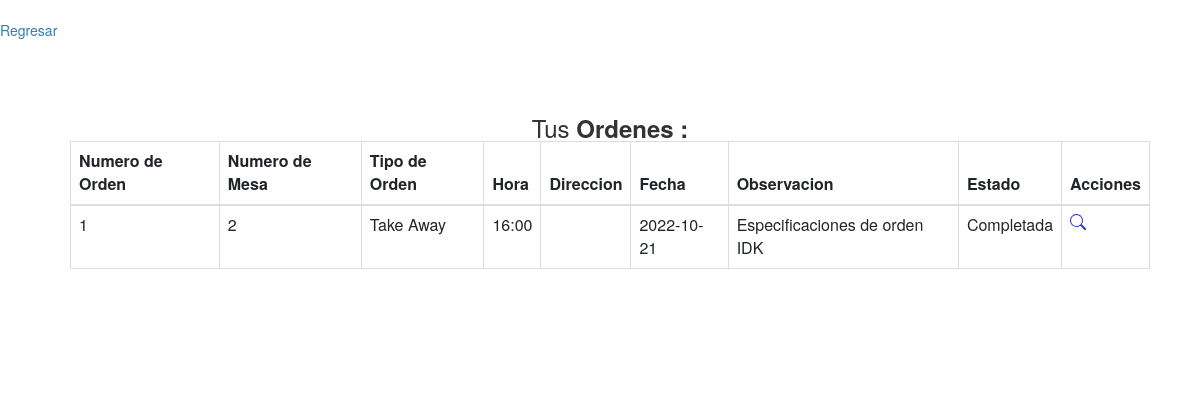
Page /PAGINA_MisOrdenes.php (signed in) on the earlier database version.
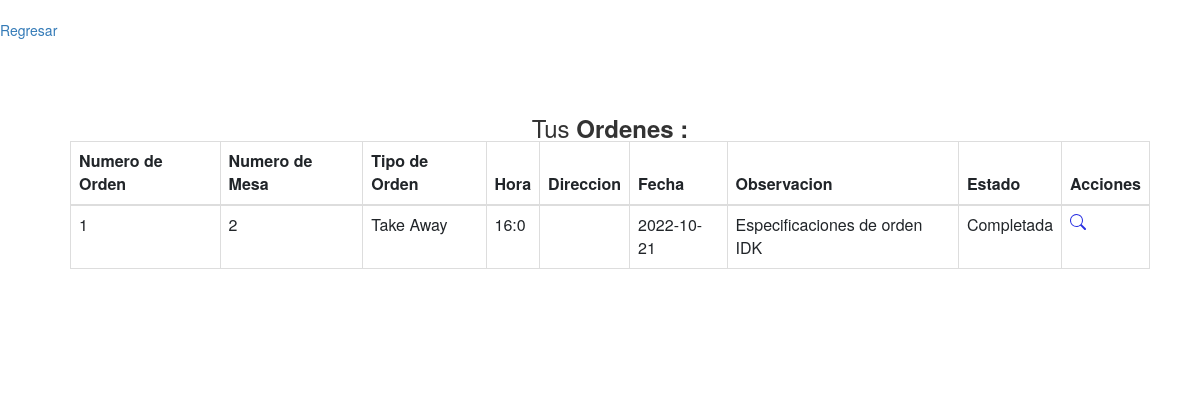
Same page on the later database version.
### tables this page shows
CREATE TABLE `orden` (
  `id_orden` int(10) PRIMARY KEY NOT NULL AUTO_INCREMENT COMMENT 'ID de la orden',  
  `cliente_orden` int(10) NULL COMMENT '',
  `empleado_orden` int(10) NULL COMMENT '',
  `mesa_orden` int(10) NULL COMMENT '',
  `tipo_orden` enum('Local','Take Away','Delivery') NULL COMMENT 'Tipo de orden funcional',
  `hora` varchar(4) NOT NULL COMMENT '',
  `direccion` varchar(80) NULL COMMENT '',
  `fecha` date NOT NULL COMMENT 'Fecha de la orden realizada',
  `observacion` varchar(90) NULL COMMENT 'Comentarios para realizar el pedido',
  `estado_orden` enum('Generandose...','Pendiente','En Proceso','Completada') NOT NULL COMMENT 'Estado de la orden',
  CONSTRAINT cliente_orden FOREIGN KEY (cliente_orden) REFERENCES usuario(id_usuario),
  CONSTRAINT empleado_orden FOREIGN KEY (empleado_orden) REFERENCES usuario(id_usuario),
  CONSTRAINT mesa_orden FOREIGN KEY (mesa_orden) REFERENCES mesa(id_mesa)
);

### modelo/conexion.php (called while the page is built)
<?php
class Conectar{
    public static function conexion (){
        try{
            $host ="localhost";
            $user ="root";
            $pass="";
            $bd="proyecto_grupo2";
            $con = mysqli_connect($host,$user,$pass);
            mysqli_select_db($con,$bd);
            return $con;
        }catch(Exception $e){
    die('Error'.$e->getMessage());
    echo "La linea de error " . $e->getLine();
        }
    }
    }
?>

### modelo/Orden.php (called while the page is built, shortened)
<?php
class Orden
{
    private $con;
    private $orden;
    public function __construct()
    {
        require_once("conexion.php");
        $this->con = conectar::conexion();
    }
    public function listar_ordenes_usuario($id)
    {
        $sql = "SELECT *
        FROM orden WHERE cliente_orden = $id ORDER BY id_orden";
        $query = mysqli_query($this->con, $sql);
        while ($filas = mysqli_fetch_array($query)) {
            $this->orden[] = $filas;
        }
        return $this->orden;
    }
}
?>

### vista/Orden_DeUsuario_view.php (the view, shortened to what this page needs)
<!DOCTYPE html>
<html lang="es">
<head>
    <link rel="stylesheet" href="assets/styles2.css">
    <link href="https://cdn.jsdelivr.net/npm/bootstrap@5.2.0/dist/css/bootstrap.min.css" rel="stylesheet">
    <link href="https://maxcdn.bootstrapcdn.com/bootstrap/3.3.7/css/bootstrap.min.css" rel="stylesheet">
</head>
<body>
    <div class="container">
        <div class="table-responsive">
            <div class="table-wrapper">
                <div class="table-title">
                    <div class="row">
                        <div class="col-xs-4">
                        </div>
                        <div class="col-xs-4">
                            <h2 class="text-center">Tus <b>Ordenes : </b></h2>
                        </div>
                        <table class="table table-bordered">
                            <thead>
                                <tr>
                                    <th>Numero de Orden</th>
                                    <th>Numero de Mesa</th>
                                    <th>Tipo de Orden</th>
                                    <th>Hora</th>
                                    <th>Direccion</th>
                                    <th>Fecha</th>
                                    <th>Observacion</th>
                                    <th>Estado</th>
                                    <th>Acciones</th>
                                </tr>
                            </thead>
                            <tbody>
                                <?php $numero_orden =1; foreach ($matrizOrden as $orden) : ?>
                                    <tr>
                                        <td scope="row"><?php echo $numero_orden ?></td>
                                        <td><?php echo $orden['mesa_orden'] ?></td>
                                        <td><?php echo $orden['tipo_orden'] ?></td>
                                        <td><?php echo $orden['hora'] ?></td>
                                        <td><?php echo $orden['direccion'] ?></td>
                                        <td><?php echo $orden['fecha'] ?></td>
                                        <td><?php echo $orden['observacion'] ?></td>
                                        <td><?php if($orden['estado_orden'] == "Generandose..."){
                                                  echo "Sin completar";
                                        }else{
                                            echo $orden['estado_orden'] ?></td><?php
                                        } ?>
                                        <td>
                                            <a href="VerProductos_DeTuOrden_pagina.php?id=<?php echo $orden['id_orden'] ?>" title="Informacion de la Orden"><img src="assets/iconos/icono-lupa.svg"></a>
                                        </td>
                                    </tr>
                                <?php  $numero_orden = $numero_orden + 1; endforeach; ?>
                            </tbody>
                        </table>
                    </div>
                </div>
            </div>
</body>
</html>

Differences in the rows shown:
changed orden "Take Away": hora "16:00" → "16:0"
